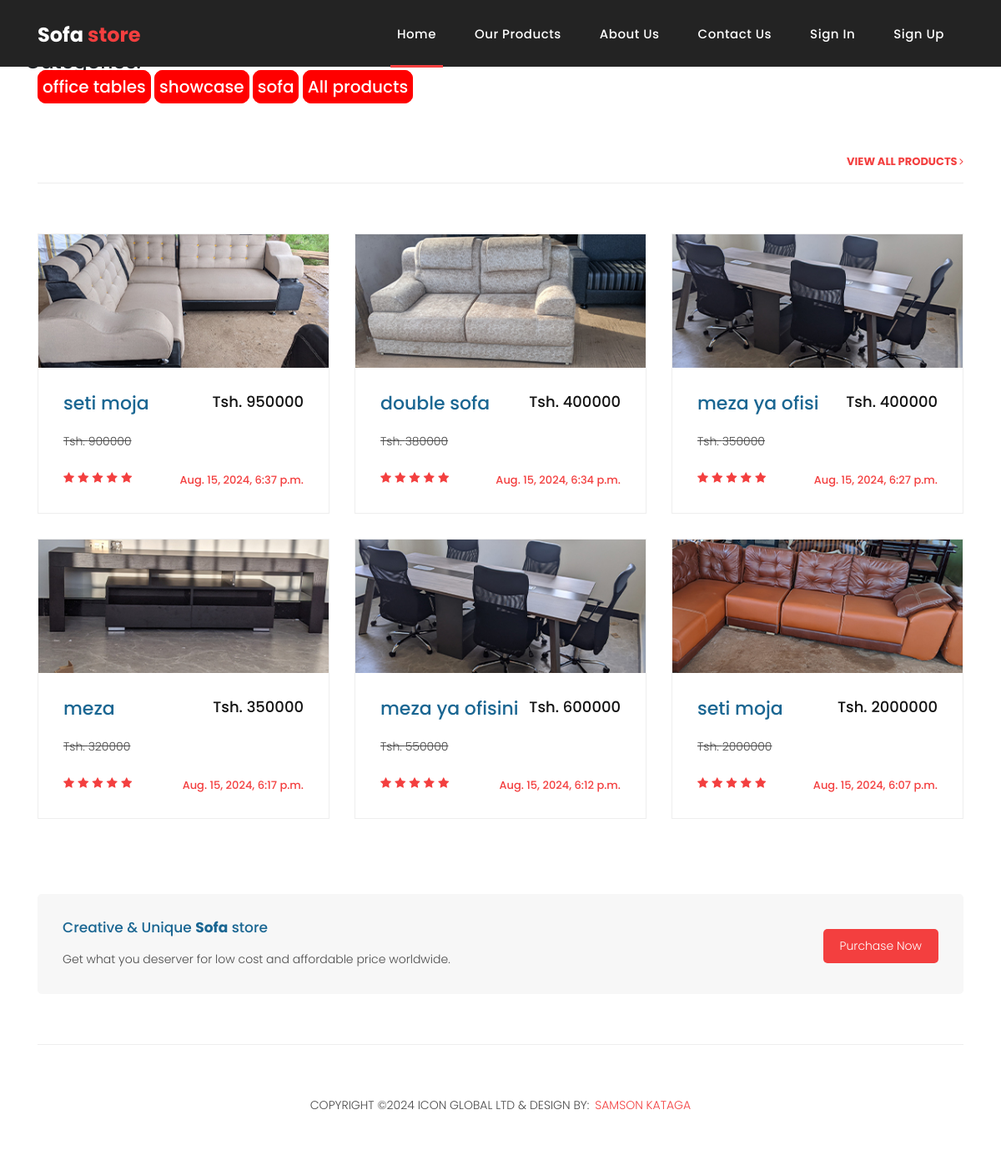
/ourproduct/, run on the app's committed database.
### app1/models.py (models this page shows, shortened)
class Category(models.Model):
    name = models.CharField(max_length=200,db_index=True)
    slug=models.SlugField(unique=True)
    description = models.TextField()
    is_latest=models.BooleanField(default=False)
    def get_absolute_url(self):
        return reverse('product_by_category', args=[self.slug])

class Item(models.Model):
    category = models.ForeignKey(Category, on_delete=models.CASCADE)
    title = models.CharField(max_length=200,db_index=True)
    slug = models.SlugField()
    price = models.IntegerField()
    discount_price = models.IntegerField(blank=True, null=True)
    status = models.CharField(max_length=200)
    description = models.TextField()
    image = models.ImageField(upload_to='productImages', blank=True, null=True)
    available=models.BooleanField(default=True)
    created=models.DateTimeField(auto_now_add=True)
    updated=models.DateTimeField(auto_now_add=True)
    is_latest=models.BooleanField(default=False)
    is_featured=models.BooleanField(default=False)

### app1/views.py (the view)
# urls.py: path('ourproduct/', views.ourproduct, name='ourproduct'),
def ourproduct(request,category_slug=None):
	category = None
	categories = Category.objects.all().order_by('-id')
	item = Item.objects.all().order_by('-id')
	if category_slug:
		category = get_object_or_404(Category,slug=category_slug)
		item = item.filter(category=category)
	context = {
		'item':item,
		'categories':categories,
		'category':category
	}
	return render(request, 'app1/ourproduct.html',context)

### app1/templates/app1/ourproduct.html (shortened to what this page needs)
{% extends 'app1/base.html' %}
{% load static %}
{% block container %}
<!DOCTYPE html>
<html lang="en">
  <head>
  </head>
  <body>
              <div class="container">
              <div class="row">
                <h4 style="margin-top: 60px;">Categories:  </h4>
                <div class="col-md-11">
                  {% for x in categories %}
              <a href="{{x.get_absolute_url}}">{{x.name}}</a>
                  {% endfor %}
                <a href="{% url 'ourproduct' %}">All products</a>
              </div>
              </div>
              </div>
    <div class="latest-products">
      <div class="container">
        <div class="row">
          <div class="col-md-12">
            <div class="section-heading">
              <a href="{% url 'ourproduct' %}">view all products <i class="fa fa-angle-right"></i></a>
            </div>
          </div>
          {% for x in item %}
          <div class="col-md-4">
            <div class="product-item">
              {% if x.image %}
              <a href="{% url 'detailed_product' x.id %}"><img src="{{x.image.url}}"></a>
              {% else %}
                <h4>no image</h4>
              {% endif %}
              <div class="down-content">
                <a href="{% url 'detailed_product' x.id %}"><h4>{{x.title}}</h4></a>
                <h6>Tsh. {{x.price}}</h6>
                <p><del>Tsh. {{x.discount_price}}</del></p>
                <ul class="stars">
                  <li><i class="fa fa-star"></i></li>
                  <li><i class="fa fa-star"></i></li>
                  <li><i class="fa fa-star"></i></li>
                  <li><i class="fa fa-star"></i></li>
                  <li><i class="fa fa-star"></i></li>
                </ul>
                <span>{{x.updated}}</span>
              </div>
            </div>
          </div>
          {% endfor %}
        </div>
      </div>
    </div>
    <div class="call-to-action">
      <div class="container">
        <div class="row">
          <div class="col-md-12">
            <div class="inner-content">
              <div class="row">
                <div class="col-md-8">
                  <h4>Creative &amp; Unique <em>Sofa</em> store</h4>
                  <p>Get what you deserver for low cost and affordable price worldwide.</p>
                </div>
                <div class="col-md-4">
                  <a href="{% url 'ourproduct' %}" class="filled-button">Purchase Now</a>
                </div>
              </div>
            </div>
          </div>
        </div>
      </div>
    </div>
  </body>
</html>
{% endblock %}

### app1/static/app1/assets/css/templatemo-sixteen.css (style rules this page uses)
body { font-family: 'Poppins', sans-serif; overflow-x: hidden; text-rendering: optimizeLegibility; -webkit-font-smoothing: antialiased; -moz-osx-font-smoothing: grayscale; }
p { margin-bottom: 0px; font-size: 14px; font-weight: 300; color: #4a4a4a; line-height: 24px; }
a { text-decoration: none!important; }
ul { padding: 0; margin: 0; list-style: none; }
h1,h2,h3,h4,h5,h6 { margin: 0px; }
a.filled-button { background-color: #f33f3f; color: #fff; font-size: 14px; text-transform: capitalize; font-weight: 300; padding: 10px 20px; border-radius: 5px; display: inline-block; transition: all 0.3s; }
.section-heading { text-align: left; margin-bottom: 60px; border-bottom: 1px solid #eee; }
.latest-products { margin-top: 100px; }
.latest-products .section-heading a { float: right; margin-top: -35px; text-transform: uppercase; font-size: 13px; font-weight: 700; color: #f33f3f; }
.product-item { border: 1px solid #eee; margin-bottom: 30px; }
.product-item .down-content { padding: 30px; position: relative; }
.product-item img { width: 100%; overflow: hidden; }
.product-item .down-content h4 { font-size: 17px; color: #1a6692; margin-bottom: 20px; }
.product-item .down-content h6 { position: absolute; top: 30px; right: 30px; font-size: 18px; color: #121212; }
.product-item .down-content p { margin-bottom: 20px; }
.product-item .down-content ul li { display: inline-block; }
.product-item .down-content ul li i { color: #f33f3f; font-size: 14px; }
.product-item .down-content span { position: absolute; right: 30px; bottom: 30px; font-size: 13px; color: #f33f3f; font-weight: 500; }
.call-to-action .inner-content { margin-top: 60px; padding: 30px; background-color: #f7f7f7; border-radius: 5px; }
.call-to-action .inner-content h4 { font-size: 17px; color: #1a6692; margin-bottom: 15px; }
.call-to-action .inner-content em { font-style: normal; font-weight: 700; }
.call-to-action .inner-content .col-md-4 { text-align: right; }
.call-to-action .inner-content .filled-button { margin-top: 12px; }

### app1/templates/app1/ourproduct.html (style rules this page uses)
.row .col-md-11 a { padding-right: 60px auto; text-decoration: none; font-weight: 500; font-size: 20px; border: 1px solid red; border-radius: 10px; text-align: center; padding-left: 10px auto; padding: 5px; background: red; color: white; }

### data on the page
Category: name "office tables"
Category: name "showcase"
Category: name "sofa"
Item: image (picture), title "seti moja", price "950000", discount_price "900000", updated "Aug. 15, 2024, 6:37 p.m."
Item: image (picture), title "double sofa", price "400000", discount_price "380000", updated "Aug. 15, 2024, 6:34 p.m."
Item: image (picture), title "meza ya ofisi", price "400000", discount_price "350000", updated "Aug. 15, 2024, 6:27 p.m."
Item: image (picture), title "meza", price "350000", discount_price "320000", updated "Aug. 15, 2024, 6:17 p.m."
Item: image (picture), title "meza ya ofisini", price "600000", discount_price "550000", updated "Aug. 15, 2024, 6:12 p.m."
Item: image (picture), title "seti moja", price "2000000", discount_price "2000000", updated "Aug. 15, 2024, 6:07 p.m."
